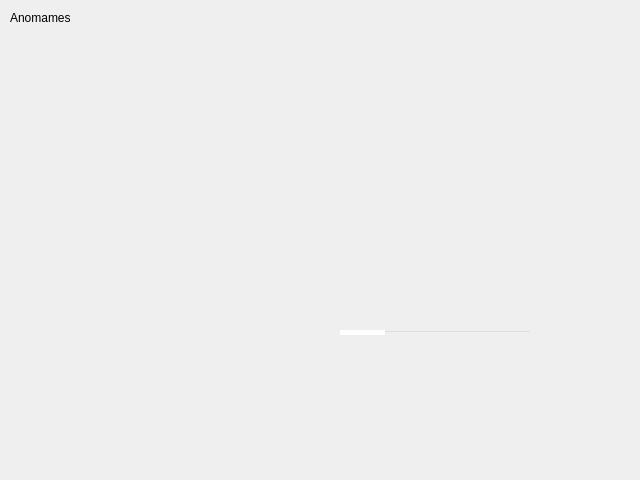
<?xml version="1.0" encoding="UTF-8"?>
<ui version="4.0">
 <class>QParkingSplashscreen</class>
 <widget class="QDialog" name="QParkingSplashscreen">
  <property name="geometry">
   <rect>
    <x>0</x>
    <y>0</y>
    <width>640</width>
    <height>480</height>
   </rect>
  </property>
  <property name="sizePolicy">
   <sizepolicy hsizetype="Maximum" vsizetype="Maximum">
    <horstretch>0</horstretch>
    <verstretch>0</verstretch>
   </sizepolicy>
  </property>
  <property name="minimumSize">
   <size>
    <width>640</width>
    <height>480</height>
   </size>
  </property>
  <property name="maximumSize">
   <size>
    <width>640</width>
    <height>480</height>
   </size>
  </property>
  <property name="contextMenuPolicy">
   <enum>Qt::NoContextMenu</enum>
  </property>
  <property name="windowTitle">
   <string>Dialog</string>
  </property>
  <property name="styleSheet">
   <string notr="true">QDialog{
	background-image: url(:/images/splash);
}

QProgressBar {
	background-color: rgba(255, 255, 255, 0);
	color: rgb(255, 255, 255);
}

QProgressBar::chunk{
	background-color: rgb(255, 255, 255);
}

QLabel{
	color: rgb(0, 0, 0);
	background-color: rgba(255, 255, 255, 0);
}</string>
  </property>
  <widget class="QLabel" name="label">
   <property name="geometry">
    <rect>
     <x>10</x>
     <y>10</y>
     <width>211</width>
     <height>16</height>
    </rect>
   </property>
   <property name="styleSheet">
    <string notr="true"/>
   </property>
   <property name="text">
    <string>Anomames</string>
   </property>
  </widget>
  <widget class="QProgressBar" name="progressBar">
   <property name="geometry">
    <rect>
     <x>340</x>
     <y>330</y>
     <width>191</width>
     <height>5</height>
    </rect>
   </property>
   <property name="maximumSize">
    <size>
     <width>16777215</width>
     <height>5</height>
    </size>
   </property>
   <property name="styleSheet">
    <string notr="true"/>
   </property>
   <property name="value">
    <number>24</number>
   </property>
   <property name="format">
    <string/>
   </property>
  </widget>
 </widget>
 <resources/>
 <connections/>
</ui>
